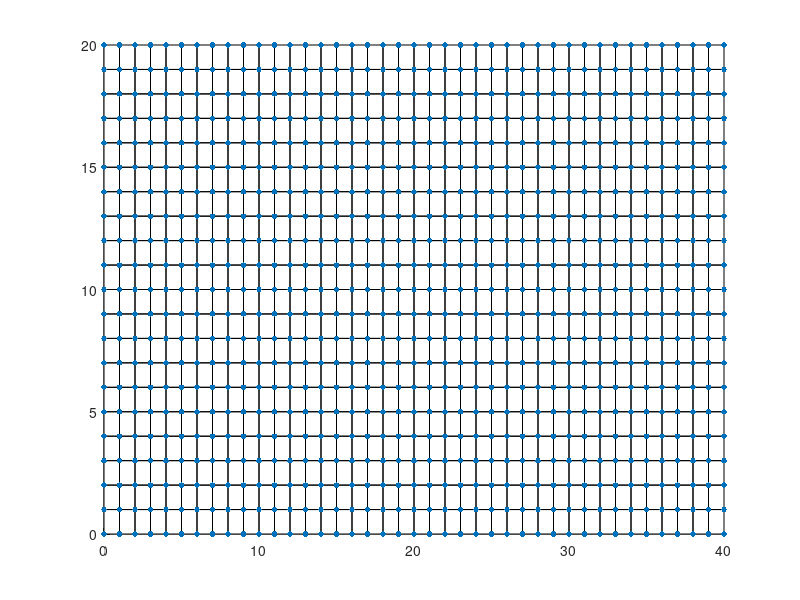

Recreate this plot in MATLAB. (Note: this script raises an error after producing the figure.)
%%%%%%%%%%%%%%%%%%%%%%%%%%%%%%%%%%%%%%%%%%%%%%%%%%%%%%%%%%%%%%%%%%%%%%%%%%%
% 该脚本用于计算 photocurrent map
% 参考文献 : Photo-Nernst current in graphene
%%%%%%%%%%%%%%%%%%%%%%%%%%%%%%%%%%%%%%%%%%%%%%%%%%%%%%%%%%%%%%%%%%%%%%%%%%%
%%%%%%%%%%%%%%%%%%%%%%%%%%%%%%%%%%%%%%%%%%%%%%%%%%%%%%%%%%%%%%%%%%%%%%%%%%%
% 1-1 基本参数设定
%%%%%%%%%%%%%%%%%%%%%%%%%%%%%%%%%%%%%%%%%%%%%%%%%%%%%%%%%%%%%%%%%%%%%%%%%%%
unit_len = 0.1; % 一个像素的长度对应 0.1微米
np_L = 40; % x方向的像素点，对应 4微米
np_W = 20; % y方向的像素点，对应 2微米
np_node = (np_L + 1) * (np_W + 1);
np_unit = np_L * np_W;

%%%%%%%%%%%%%%%%%%%%%%%%%%%%%%%%%%%%%%%%%%%%%%%%%%%%%%%%%%%%%%%%%%%%%%%%%%%
% 1-2 几何构型
%%%%%%%%%%%%%%%%%%%%%%%%%%%%%%%%%%%%%%%%%%%%%%%%%%%%%%%%%%%%%%%%%%%%%%%%%%%
node_list = zeros(np_node, 2);
neighbor_list = zeros(np_unit, 4);
% bound_x_left_list = zeros(np_W, 2); % x = 0 & x = L 边界
% bound_x_right_list = zeros(np_W, 2); % x = 0 & x = L 边界
% bound_y_down_list = zeros(np_L, 2); % y = 0 & y = W 边界
% bound_y_up_list = zeros(np_L, 2); % y = 0 & y = W 边界

% 确定所有节点的坐标
count = 0;
for i = 0:np_L
    x_now = i;
    for j = 0:np_W
        y_now = j;
        count = count + 1;
        node_list(count, :) = [x_now, y_now];
    end
end

% 确定所有单元涉及的节点指标
count = 0;
for i = 0:(np_L - 1)
    for j = 1:np_W
        index_ld = i * (np_W + 1) + j;
        
        count = count + 1;
        neighbor_list(count, :) = [index_ld, index_ld + 1, index_ld + np_W + 2, index_ld + np_W + 1];
    end
end

% y = 0 的边界
bound_y_down_list = find(node_list(:, 2) == 0);
% y = W 的边界
bound_y_up_list = find(node_list(:, 2) == np_W);
% x = 0 的边界
bound_x_left_list = find(node_list(:, 1) == 0);
% x = L 的边界
bound_x_right_list = find(node_list(:, 1) == np_L);

%%%%%%%%%%%%%%%%%%%%%%%%%%%%%%%%%%%%%%%%%%%%%%%%%%%%%%%%%%%%%%%%%%%%%%%%%%%
% 1-3 网格可视化
%%%%%%%%%%%%%%%%%%%%%%%%%%%%%%%%%%%%%%%%%%%%%%%%%%%%%%%%%%%%%%%%%%%%%%%%%%%
fig1 = figure;
set(gcf, 'unit', 'inch', 'position', [10, 5, 16.00, 8.00]) % figure
patch('Faces', neighbor_list, 'Vertices', node_list, 'FaceColor', 'white');      
hold on
scatter(node_list(:,1), node_list(:,2), 16, 'ko', 'filled')

% figure % 只画热源的边界
% for ii = 1:size(bound_x_left_list, 1)
%     index = bound_x_left_list(ii, 1);
%     scatter(node_list(index, 1), node_list(index, 2), 8, 'ko', 'filled')
%     hold on
% end

%%%%%%%%%%%%%%%%%%%%%%%%%%%%%%%%%%%%%%%%%%%%%%%%%%%%%%%%%%%%%%%%%%%%%%%%%%%
% 2-1 基本参数设定
%%%%%%%%%%%%%%%%%%%%%%%%%%%%%%%%%%%%%%%%%%%%%%%%%%%%%%%%%%%%%%%%%%%%%%%%%%%
kappa = 100; % in-plane thermal conductivity of graphene on SiO2 单位是 W / (K·m)
interlayer_dist = 0.35; % thickness of graphene 单位是nm
lambda = kappa * interlayer_dist * 10^(-9);
lambda = lambda * 100; % 单位变为 W / (K·um^2)
G = 1000; % thermal coupling between graphene and the SiO2 substrate 单位是 W / (K·cm^2)
G = G / 10^8; % 转换到 (mu m) 微米尺度

gamma = 1; % absorption coefficient，指graphene从laser spot中汲取能量的效率
P0 = 40; % peak intensity of power, 每单位面积(平方微米)的发热功率，单位是 mu W / (mu m)^2
P0 = P0 * 10^(-6); % 转换到 (W) 瓦
power_material = gamma * P0;
r0 = 6; % laser spot的半径大小，r0 = 6 指半径为0.6微米

%%%%%%%%%%%%%%%%%%%%%%%%%%%%%%%%%%%%%%%%%%%%%%%%%%%%%%%%%%%%%%%%%%%%%%%%%%%
% 3 有限元计算时需要用到的矩阵
%%%%%%%%%%%%%%%%%%%%%%%%%%%%%%%%%%%%%%%%%%%%%%%%%%%%%%%%%%%%%%%%%%%%%%%%%%%
K_cond = zeros(np_node, np_node); % heat conductive
K_coupling = zeros(np_node, np_node); % thermal coupling

F_power = zeros(np_node, 1); % heat power of laser

% 计算 形函数 和 形函数偏导 的矩阵
order_gauss = 1; % 高斯求积的阶数
[gauss_points_list, A_coeff_list] = get_gauss_points(order_gauss);
[std_shape_mat, std_shape_partial_mat] = get_jacobi_order1(gauss_points_list);

% Jacobi矩阵
Jacobi_mat = zeros(2, 2);
lambda_coeff_mat = diag([lambda, lambda]); % 这里是导热系数

%%%%%%%%%%%%%%%%%%%%%%%%%%%%%%%%%%%%%%%%%%%%%%%%%%%%%%%%%%%%%%%%%%%%%%%%%%%
% 3-2 体内的有限元矩阵
%%%%%%%%%%%%%%%%%%%%%%%%%%%%%%%%%%%%%%%%%%%%%%%%%%%%%%%%%%%%%%%%%%%%%%%%%%%
for ii = 1:np_unit
    %%%%%%%%%%%%%%%%%%%%%%%%%%%%%%%%%%%%%%%%%%%%%%%%%%%%%%%%%%%%%%%%%%%%%%%
    % 得到当前四边形的四个节点的指标和节点上的函数值
    %%%%%%%%%%%%%%%%%%%%%%%%%%%%%%%%%%%%%%%%%%%%%%%%%%%%%%%%%%%%%%%%%%%%%%%
    unit_node_indexes = neighbor_list(ii, :);
    unit_node_pos_list = [node_list(unit_node_indexes(1),:); ...
                          node_list(unit_node_indexes(2),:); ...
                          node_list(unit_node_indexes(3),:); ...
                          node_list(unit_node_indexes(4),:)];
    
    %%%%%%%%%%%%%%%%%%%%%%%%%%%%%%%%%%%%%%%%%%%%%%%%%%%%%%%%%%%%%%%%%%%%%%%
    % 计算 K_cond / F_cond 的矩阵
    %%%%%%%%%%%%%%%%%%%%%%%%%%%%%%%%%%%%%%%%%%%%%%%%%%%%%%%%%%%%%%%%%%%%%%%
    % 得到 K_unit 和 FS
    K_cond_unit = zeros(4, 4);
    K_coupling_unit = zeros(4, 4);
    
    % 累加 K_cond_unit 和 F_unit
    for jj = 1:2
        r_j = gauss_points_list(jj);
        A_j = A_coeff_list(jj);
        for kk = 1:2
            s_k = gauss_points_list(kk);
            A_k = A_coeff_list(kk);
            
            % 计算 Gauss point点处的Jacobi矩阵 及 其行列式的绝对值
            Jacobi_mat = squeeze(std_shape_partial_mat(:, :, jj, kk)) * unit_node_pos_list; % 该高斯点处的 Jacobi 矩阵
            det_Jacobi_mat = abs(det(Jacobi_mat));
            J_inv_N_partial_mat = Jacobi_mat \ squeeze(std_shape_partial_mat(:, :, jj, kk)); % J^{-1} * \partial_N
            
            % 累加 K_cond_unit 和 F_unit
            K_cond_unit = K_cond_unit + A_j * A_k * det_Jacobi_mat * (J_inv_N_partial_mat)' * J_inv_N_partial_mat;
            K_coupling_unit = K_coupling_unit + A_j * A_k * det_Jacobi_mat * std_shape_mat(:, jj, kk) * transpose(std_shape_mat(:, jj, kk));
        end
    end
    
    %%%%%%%%%%%%%%%%%%%%%%%%%%%%%%%%%%%%%%%%%%%%%%%%%%%%%%%%%%%%%%%%%%%%%%%
    % 将 K_cond_unit 和 F_unit 组装进 K_cond 和 F_cond 矩阵中
    %%%%%%%%%%%%%%%%%%%%%%%%%%%%%%%%%%%%%%%%%%%%%%%%%%%%%%%%%%%%%%%%%%%%%%%
    for jj = 1:4
        for kk = 1:4
            K_cond(unit_node_indexes(jj), unit_node_indexes(kk)) = K_cond(unit_node_indexes(jj), unit_node_indexes(kk)) + K_cond_unit(jj, kk);
            K_coupling(unit_node_indexes(jj), unit_node_indexes(kk)) = K_coupling(unit_node_indexes(jj), unit_node_indexes(kk)) + K_coupling_unit(jj, kk);
        end
    end
end

KG = lambda * K_cond + G * K_coupling;

%%%%%%%%%%%%%%%%%%%%%%%%%%%%%%%%%%%%%%%%%%%%%%%%%%%%%%%%%%%%%%%%%%%%%%%%%%%
% 4 对不同的laser spot位置下进行有限元计算
%%%%%%%%%%%%%%%%%%%%%%%%%%%%%%%%%%%%%%%%%%%%%%%%%%%%%%%%%%%%%%%%%%%%%%%%%%%
laser_heat_mat = zeros((np_W + 1), (np_L + 1));
photo_current_mat = zeros((np_W + 1), (np_L + 1));

for center_x = 1:(np_L + 1)
    for center_y = 1:(np_W + 1)
        %%%%%%%%%%%%%%%%%%%%%%%%%%%%%%%%%%%%%%%%%%%%%%%%%%%%%%%%%%%%%%%%%%%
        % 4-1 take the laser spot to have a Gaussian shape
        %%%%%%%%%%%%%%%%%%%%%%%%%%%%%%%%%%%%%%%%%%%%%%%%%%%%%%%%%%%%%%%%%%%
        for ii = 1:(np_L + 1)
            for jj = 1:(np_W + 1)
                r2_now = (ii - center_x)^2 + (jj - center_y)^2;
                laser_heat_mat(jj, ii) = exp(- r2_now / r0^2);
            end
        end
        
        % laser_heat_mat = laser_heat_mat * power_material;
        
        %%%%%%%%%%%%%%%%%%%%%%%%%%%%%%%%%%%%%%%%%%%%%%%%%%%%%%%%%%%%%%%%%%%
        % 4-2 得到 F 向量
        %%%%%%%%%%%%%%%%%%%%%%%%%%%%%%%%%%%%%%%%%%%%%%%%%%%%%%%%%%%%%%%%%%%
        for ii = 1:np_unit
            %%%%%%%%%%%%%%%%%%%%%%%%%%%%%%%%%%%%%%%%%%%%%%%%%%%%%%%%%%%%%%%%%%%%%%%
            % 得到当前四边形的四个节点的指标和节点上的函数值
            %%%%%%%%%%%%%%%%%%%%%%%%%%%%%%%%%%%%%%%%%%%%%%%%%%%%%%%%%%%%%%%%%%%%%%%
            unit_node_indexes = neighbor_list(ii, :);
            unit_node_pos_list = [node_list(unit_node_indexes(1),:); ...
                                  node_list(unit_node_indexes(2),:); ...
                                  node_list(unit_node_indexes(3),:); ...
                                  node_list(unit_node_indexes(4),:)];

            %%%%%%%%%%%%%%%%%%%%%%%%%%%%%%%%%%%%%%%%%%%%%%%%%%%%%%%%%%%%%%%%%%%%%%%
            % 计算 K_cond / F_cond 的矩阵
            %%%%%%%%%%%%%%%%%%%%%%%%%%%%%%%%%%%%%%%%%%%%%%%%%%%%%%%%%%%%%%%%%%%%%%%
            % 得到 F_unit
            F_unit = zeros(4, 1);

            % 累加 K_unit 和 F_unit
            for jj = 1:2
                r_j = gauss_points_list(jj);
                A_j = A_coeff_list(jj);
                for kk = 1:2
                    s_k = gauss_points_list(kk);
                    A_k = A_coeff_list(kk);

                    % 计算 Gauss point点处的Jacobi矩阵 及 其行列式的绝对值
                    Jacobi_mat = squeeze(std_shape_partial_mat(:, :, jj, kk)) * unit_node_pos_list; % 该高斯点处的 Jacobi 矩阵
                    det_Jacobi_mat = abs(det(Jacobi_mat));

                    % 累加 K_unit 和 F_unit
                    F_unit = F_unit + A_j * A_k * det_Jacobi_mat * power_material * squeeze(std_shape_mat(:, jj, kk));
                end
            end

            %%%%%%%%%%%%%%%%%%%%%%%%%%%%%%%%%%%%%%%%%%%%%%%%%%%%%%%%%%%%%%%
            % 将 K_unit 和 F_unit 组装进 K_cond 和 F_cond 矩阵中
            %%%%%%%%%%%%%%%%%%%%%%%%%%%%%%%%%%%%%%%%%%%%%%%%%%%%%%%%%%%%%%%
            for jj = 1:4
                F_power(unit_node_indexes(jj)) = F_power(unit_node_indexes(jj)) + F_unit(jj);
            end
        end
        
        %%%%%%%%%%%%%%%%%%%%%%%%%%%%%%%%%%%%%%%%%%%%%%%%%%%%%%%%%%%%%%%%%%%
        % 4-3 矩阵组装
        %%%%%%%%%%%%%%%%%%%%%%%%%%%%%%%%%%%%%%%%%%%%%%%%%%%%%%%%%%%%%%%%%%%
        
        %%%%%%%%%%%%%%%%%%%%%%%%%%%%%%%%%%%%%%%%%%%%%%%%%%%%%%%%%%%%%%%%%%%
        % 4-4 添加自然边界条件
        %%%%%%%%%%%%%%%%%%%%%%%%%%%%%%%%%%%%%%%%%%%%%%%%%%%%%%%%%%%%%%%%%%%
        for boundary_index = 1:(np_W + 1)
            % 左边
            node_index = bound_x_left_list(boundary_index);
            KG(node_index, :) = 0;
            KG(node_index, node_index) = 1;
            F_power(node_index) = 0;
            
            % 右边
            node_index = bound_x_right_list(boundary_index);
            KG(node_index, :) = 0;
            KG(node_index, node_index) = 1;
            F_power(node_index) = 0;
        end
        
        %%%%%%%%%%%%%%%%%%%%%%%%%%%%%%%%%%%%%%%%%%%%%%%%%%%%%%%%%%%%%%%%%%%
        % 4-5 FEM procedure
        %%%%%%%%%%%%%%%%%%%%%%%%%%%%%%%%%%%%%%%%%%%%%%%%%%%%%%%%%%%%%%%%%%%
        % T_vec = K_G \ F_power;
    end
end

% figure
% pcolor(linspace(0, np_L, np_L + 1), linspace(0, np_W, np_W + 1), laser_heat_mat);